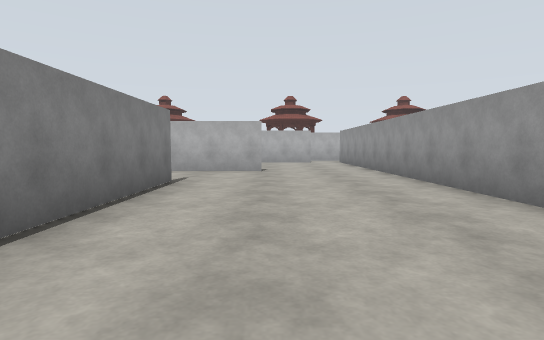
View 1 (above)

17 first-person views from a walk through a Gazebo world. The camera is 1.2 m above the floor, tilts 4° down and sees 80° across. The floor is counted in squares, 2 m on a side. Each view is taken from the middle of a square. On the plan, view 1 faces up. The plan holds only what a view shows up to about 9 squares ahead; the rest is blank. The place goes on beyond the plan. The robots in the file are not drawn. Surface patterns are stand-ins for the level's own textures.

View 2
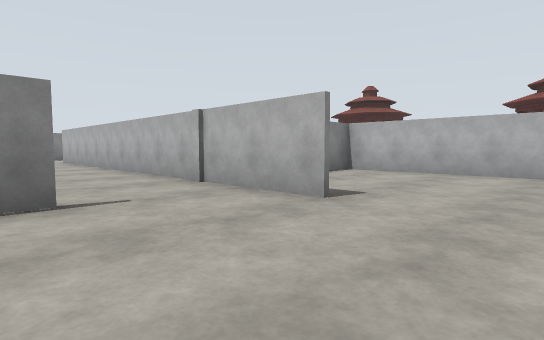

View 3
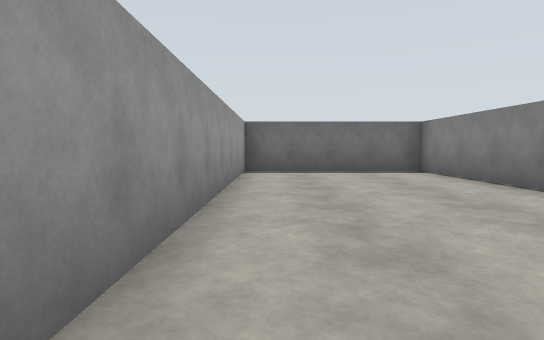

View 4
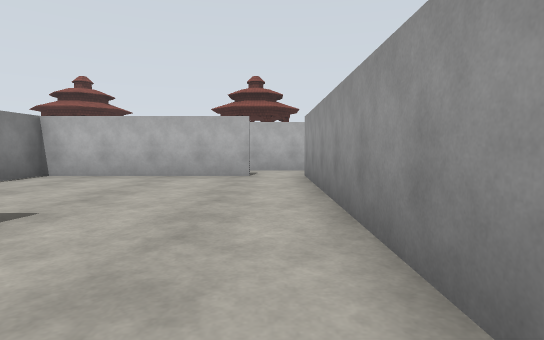

View 5
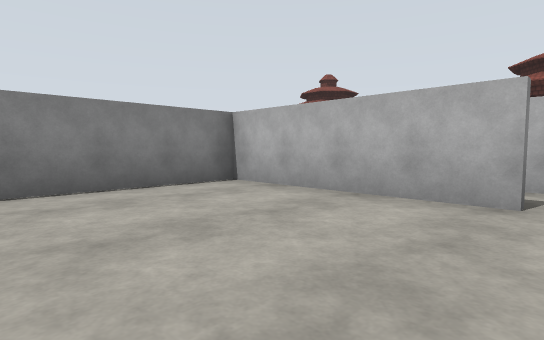

View 6
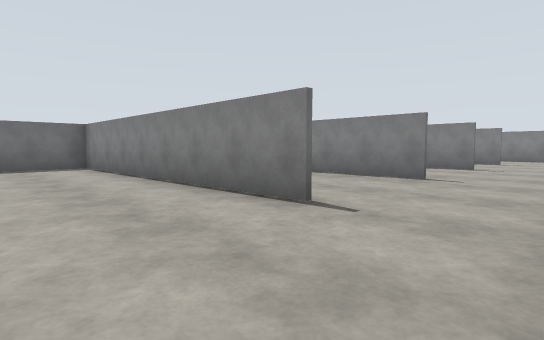

View 7
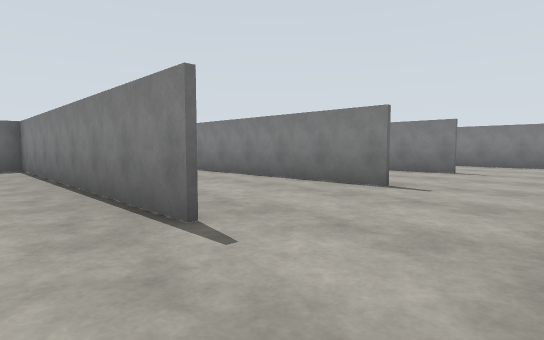

View 8
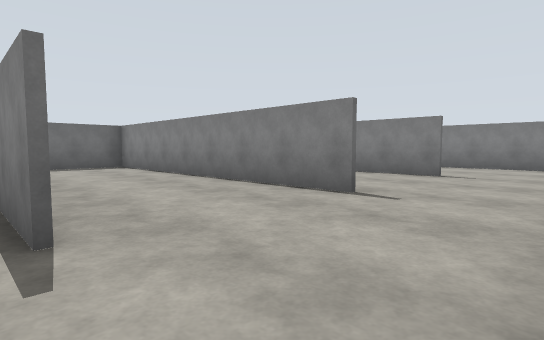

View 9
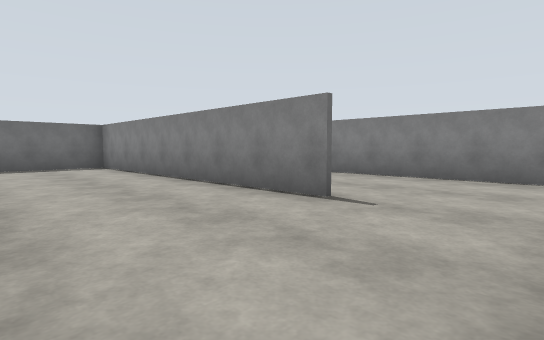

View 10
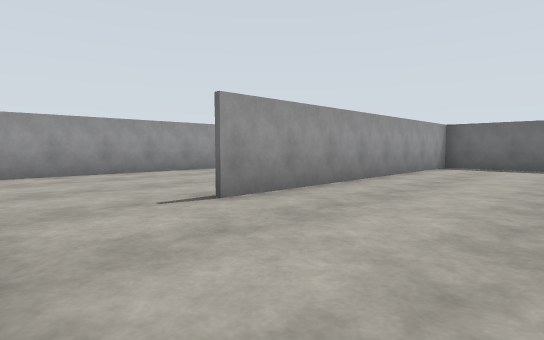

View 11
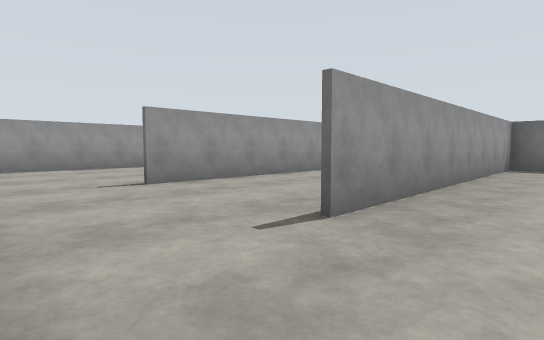

View 12
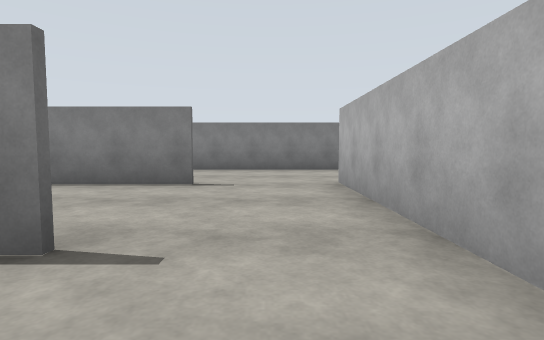

View 13
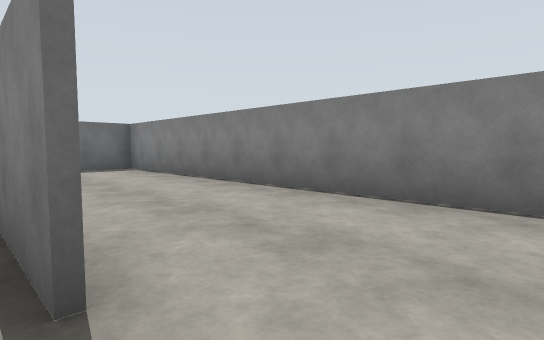

View 14
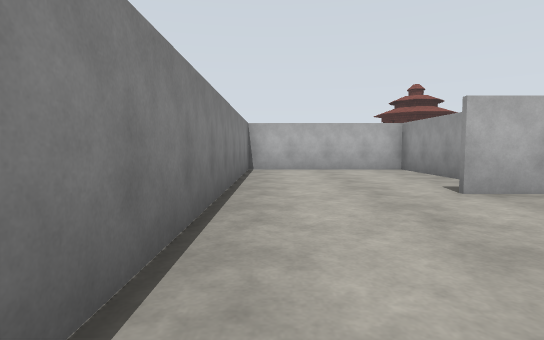

View 15
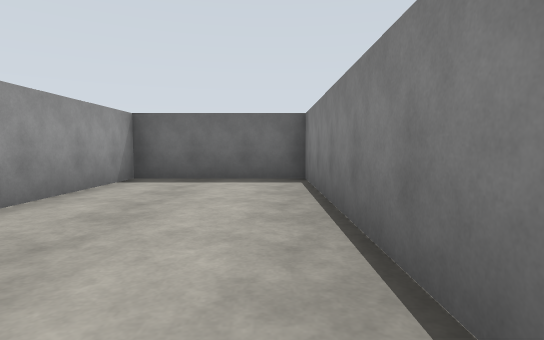

View 16
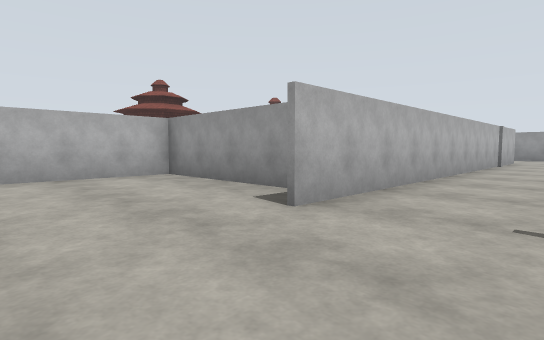

View 17
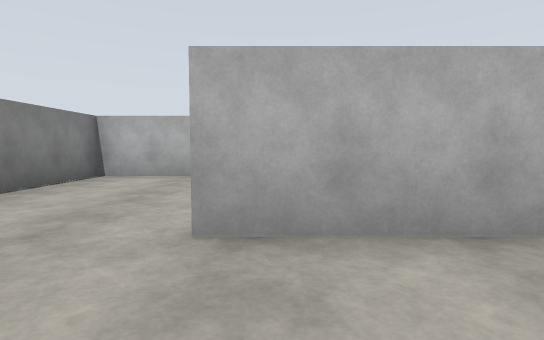

### Floor plan
Points are (right, up) in squares from view 1. A wall is a line through its corners. A room is listed if a view was taken in it or the views show most of it. See-through windows are left out.
Room 1 (views 1, 2, 3, 4, 5, 6)
walls: (-1.8, 5.8) (-1.8, -2.2); (-0.3, 8.1) (-2.5, 8.1); (-2, -2.2) (2.7, -2.2) (2.7, 12.9); (1.6, 12.8) (-2.8, 12.8) (-2.8, 8)
ways out: opening at (-2, 6.5) to room 2; opening at (2, 13)
Room 2 (views 7, 8, 9, 10, 11, 12, 13, 17)
walls: (-5.3, 5.8) (-5.3, -2.2); (-8.8, 5.8) (-8.8, -1); (-7.6, -2.2) (-2, -2.2); (-5.4, -2.2) (-5.4, 5.8); (-12.2, 5.8) (-12.2, -1.6); (-2.5, 8.1) (-12.6, 8.1); (-1.9, -1.7) (-1.9, 5.8); (-11.9, -2.2) (-9.9, -2.2)
ways out: opening at (-2, 6.5) to room 1; opening at (-12, 6.5) to room 3
Room 3 (views 14, 15, 16)
walls: (-11.5, 9.1) (-11.5, 12.8) (-15.6, 12.8) (-15.6, -2.2) (-11.9, -2.2); (-12.3, -2.2) (-12.3, 0.9)
ways out: opening at (-12, 6.5) to room 2

Positions as (right, up) in squares from view 1, and headings:
1: (0, 0), facing up
2: (2, 5), facing up-left
3: (2, 6), facing down
4: (2, 6), facing up
5: (2, 9), facing up-left
6: (1, 8), facing down-left
7: (-4, 8), facing down-left
8: (-5, 8), facing down-left
9: (-9, 8), facing down-left
10: (-5, 8), facing down-right
11: (-7, 8), facing down-right
12: (-7, 7), facing left
13: (-12, 7), facing down-left
14: (-15, 4), facing up
15: (-15, 4), facing down
16: (-15, 6), facing up-right
17: (-12, 6), facing up
